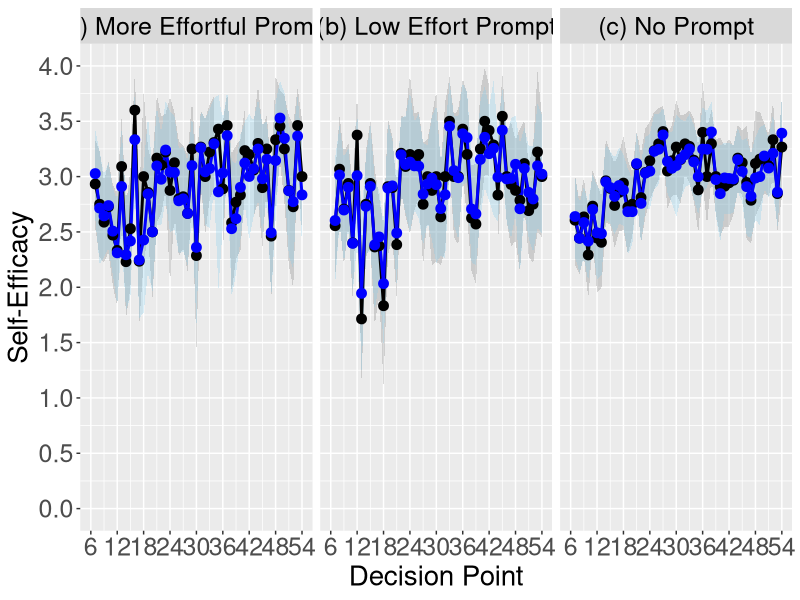

Recreate this plot in R. (Note: this script raises an error after producing the figure.)
rm(list = ls())

library(ggplot2)
library(dplyr)

cc_est_no_prompt_by_dp <- read.csv(file = file.path("analysis-complete-case", "formatted-output", "cc_est_no_prompt_by_dp.csv"))
cc_est_high_effort_prompt_by_dp <- read.csv(file = file.path("analysis-complete-case", "formatted-output", "cc_est_high_effort_prompt_by_dp.csv"))
cc_est_low_effort_prompt_by_dp <- read.csv(file = file.path("analysis-complete-case", "formatted-output", "cc_est_low_effort_prompt_by_dp.csv"))

dat_all_pool_stats_no_prompt_by_dp <- read.csv(file = file.path("analysis-multiple-imputation", "formatted-output", "dat_all_pool_stats_no_prompt_by_dp.csv"))
dat_all_pool_stats_high_effort_prompt_by_dp <- read.csv(file = file.path("analysis-multiple-imputation", "formatted-output", "dat_all_pool_stats_high_effort_prompt_by_dp.csv"))
dat_all_pool_stats_low_effort_prompt_by_dp <- read.csv(file = file.path("analysis-multiple-imputation", "formatted-output", "dat_all_pool_stats_low_effort_prompt_by_dp.csv"))

dat_ppc_no_prompt_by_dp <- read.csv(file = file.path("analysis-multiple-imputation", "formatted-output", "dat_ppc_no_prompt_by_dp.csv"))
dat_ppc_high_effort_prompt_by_dp <- read.csv(file = file.path("analysis-multiple-imputation", "formatted-output", "dat_ppc_high_effort_prompt_by_dp.csv"))
dat_ppc_low_effort_prompt_by_dp <- read.csv(file = file.path("analysis-multiple-imputation", "formatted-output", "dat_ppc_low_effort_prompt_by_dp.csv"))

###############################################################################
# Visualize discrepancy between CC and MI estimates of the mean of the
# proximal outcome at each decision point
###############################################################################

cc_results <- data.frame(where_from = "CC", 
                         decision_point = c(7:54, 7:54, 7:54),
                         what = c(rep("(a) More Effortful Prompt", 48), 
                                  rep("(b) Low Effort Prompt", 48), 
                                  rep("(c) No Prompt", 48)), 
                         est = c(cc_est_high_effort_prompt_by_dp$est, cc_est_low_effort_prompt_by_dp$est, cc_est_no_prompt_by_dp$est), 
                         conf_int_lb = c(cc_est_high_effort_prompt_by_dp$conf_int_lb, cc_est_low_effort_prompt_by_dp$conf_int_lb, cc_est_no_prompt_by_dp$conf_int_lb), 
                         conf_int_ub = c(cc_est_high_effort_prompt_by_dp$conf_int_ub, cc_est_low_effort_prompt_by_dp$conf_int_ub, cc_est_no_prompt_by_dp$conf_int_ub))

mi_results <- data.frame(where_from = "MI", 
                         decision_point = c(7:54, 7:54, 7:54),
                         what = c(rep("(a) More Effortful Prompt", 48), 
                                  rep("(b) Low Effort Prompt", 48), 
                                  rep("(c) No Prompt", 48)), 
                         est = c(dat_all_pool_stats_high_effort_prompt_by_dp$Qbar, dat_all_pool_stats_low_effort_prompt_by_dp$Qbar, dat_all_pool_stats_no_prompt_by_dp$Qbar), 
                         conf_int_lb = c(dat_all_pool_stats_high_effort_prompt_by_dp$conf_int_lb, dat_all_pool_stats_low_effort_prompt_by_dp$conf_int_lb, dat_all_pool_stats_no_prompt_by_dp$conf_int_lb), 
                         conf_int_ub = c(dat_all_pool_stats_high_effort_prompt_by_dp$conf_int_ub, dat_all_pool_stats_low_effort_prompt_by_dp$conf_int_ub, dat_all_pool_stats_no_prompt_by_dp$conf_int_ub))

all_results <- rbind(cc_results, mi_results)

group_colors <- c(CC = "black", MI = "blue")
group_colors_fill <- c(CC = "grey50", MI = "skyblue")

ggplot(all_results, aes(x = decision_point, y = est, ymin = conf_int_lb, ymax = conf_int_ub, color = where_from, fill = where_from)) +
  scale_y_continuous(name = "Self-Efficacy", limits = c(0,4), breaks = seq(0,4,0.5)) +
  scale_x_continuous(name = "Decision Point", limits = c(6,54), breaks = seq(6,54,6)) + 
  theme(axis.text = element_text(size = 18), title = element_text(size = 20), legend.position = "none") +
  scale_color_manual(values=group_colors) +
  scale_fill_manual(values=group_colors_fill) +
  geom_ribbon(alpha = 0.3, color = NA) +
  geom_line(linewidth = 1) + geom_point(size = 3) +
  facet_grid(~ what) +
  theme(strip.text.x = element_text(size = 18, colour = "black", angle = 0)) +
  theme(strip.text.y = element_text(size = 18, colour = "black", angle = 0))

ggsave(filename = file.path("plot-cc-and-mi-together", "time_specific_means_CI90.png"), width = 20, height = 12, units = "in", dpi = 1000)

ggplot(all_results, aes(x = decision_point, y = est, ymin = conf_int_lb, ymax = conf_int_ub, color = where_from, fill = where_from)) +
  scale_y_continuous(name = "Self-Efficacy", limits = c(0,4), breaks = seq(0,4,0.5)) +
  scale_x_continuous(name = "Decision Point", limits = c(6,54), breaks = seq(6,54,6)) + 
  theme(axis.text = element_text(size = 18), title = element_text(size = 20), legend.position = "none") +
  scale_color_manual(values=group_colors) +
  scale_fill_manual(values=group_colors_fill) +
  geom_smooth(linewidth = 1, se = TRUE, span = 0.3, level = 0.90) +
  facet_grid(~ what) +
  theme(strip.text.x = element_text(size = 18, colour = "black", angle = 0)) +
  theme(strip.text.y = element_text(size = 18, colour = "black", angle = 0))

ggsave(filename = file.path("plot-cc-and-mi-together", "time_specific_means_CI90_loess.png"), width = 20, height = 6, units = "in", dpi = 1000)

ppc_results <- data.frame(where_from = "MI", 
                          decision_point = c(7:54, 7:54, 7:54),
                          what = c(rep("(a) More Effortful Prompt", 48), 
                                   rep("(b) Low Effort Prompt", 48), 
                                   rep("(c) No Prompt", 48)), 
                          ppc_est = c(dat_ppc_high_effort_prompt_by_dp$ppc_est, dat_ppc_low_effort_prompt_by_dp$ppc_est, dat_ppc_no_prompt_by_dp$ppc_est),
                          fmi = c(dat_all_pool_stats_high_effort_prompt_by_dp$gamma, dat_all_pool_stats_low_effort_prompt_by_dp$gamma, dat_all_pool_stats_no_prompt_by_dp$gamma))

ggplot(ppc_results, aes(x = decision_point, y = ppc_est)) +
  scale_y_continuous(name = "Posterior Predictive P-Value", limits = c(0,1), breaks = seq(0,1,0.2)) +
  scale_x_continuous(name = "Decision Point", limits = c(6,54), breaks = seq(6,54,6)) + 
  theme(axis.text = element_text(size = 18), title = element_text(size = 20), legend.position = "none") +
  geom_line(linewidth = 1) + geom_point(size = 3) +
  facet_grid(~ what) +
  theme(strip.text.x = element_text(size = 18, colour = "black", angle = 0)) +
  theme(strip.text.y = element_text(size = 18, colour = "black", angle = 0)) +
  geom_hline(yintercept = 0.95, linetype = "dashed", linewidth = 2, colour = "red") +
  geom_hline(yintercept = 0.05, linetype = "dashed", linewidth = 2, colour = "red")

ggsave(filename = file.path("plot-cc-and-mi-together", "ppc_time_specific_means.png"), width = 20, height = 6, units = "in", dpi = 1000)

ggplot(ppc_results, aes(x = decision_point, y = fmi)) +
  scale_y_continuous(name = "Fraction of Missing Information", limits = c(0,1), breaks = seq(0,1,0.2)) +
  scale_x_continuous(name = "Decision Point", limits = c(6,54), breaks = seq(6,54,6)) + 
  theme(axis.text = element_text(size = 18), title = element_text(size = 20), legend.position = "none") +
  geom_line(linewidth = 1) + geom_point(size = 3) +
  facet_grid(~ what) +
  theme(strip.text.x = element_text(size = 18, colour = "black", angle = 0)) +
  theme(strip.text.y = element_text(size = 18, colour = "black", angle = 0)) +
  geom_hline(yintercept = 0.95, linetype = "dashed", linewidth = 2, colour = "red")

ggsave(filename = file.path("plot-cc-and-mi-together", "fmi_time_specific_means.png"), width = 20, height = 6, units = "in", dpi = 1000)

###############################################################################
# What is the discrepancy between CC and MI estimates of the mean of the
# proximal outcome at each decision point?
###############################################################################

merged_est_no_prompt_by_dp <- left_join(x = cc_est_no_prompt_by_dp, y = dat_all_pool_stats_no_prompt_by_dp, by = join_by(decision_point == decision_point))
merged_est_high_effort_prompt_by_dp <- left_join(x = cc_est_high_effort_prompt_by_dp, y = dat_all_pool_stats_high_effort_prompt_by_dp, by = join_by(decision_point == decision_point))
merged_est_low_effort_prompt_by_dp <- left_join(x = cc_est_low_effort_prompt_by_dp, y = dat_all_pool_stats_low_effort_prompt_by_dp, by = join_by(decision_point == decision_point))

merged_est_no_prompt_by_dp <- merged_est_no_prompt_by_dp %>%
  select(decision_point, n_total, n_observed_among_total, n, est, Qbar) %>%
  mutate(discrepancy = est - Qbar)

merged_est_high_effort_prompt_by_dp <- merged_est_high_effort_prompt_by_dp %>%
  select(decision_point, n_total, n_observed_among_total, n, est, Qbar) %>%
  mutate(discrepancy = est - Qbar)

merged_est_low_effort_prompt_by_dp <- merged_est_low_effort_prompt_by_dp %>%
  select(decision_point, n_total, n_observed_among_total, n, est, Qbar) %>%
  mutate(discrepancy = est - Qbar)

all_results <- data.frame(decision_point = c(7:54, 7:54, 7:54),
                          what = c(rep("(a) More Effortful Prompt", 48), 
                          rep("(b) Low Effort Prompt", 48), 
                          rep("(c) No Prompt", 48)), 
                          discrepancy = c(merged_est_high_effort_prompt_by_dp$discrepancy,
                                          merged_est_low_effort_prompt_by_dp$discrepancy,
                                          merged_est_no_prompt_by_dp$discrepancy))

ggplot(all_results, aes(x = decision_point, y = discrepancy)) +
  scale_y_continuous(name = "Discrepancy (CC estimate minus MI estimate)", limits = c(-1,1), breaks = seq(-1,1,0.2)) +
  scale_x_continuous(name = "Decision Point", limits = c(6,54), breaks = seq(6,54,6)) + 
  theme(axis.text = element_text(size = 18), title = element_text(size = 20), legend.position = "none") +
  geom_line(linewidth = 1) + geom_point(size = 3) +
  geom_hline(yintercept = 0, linetype = "dashed", linewidth = 2, colour = "red") +
  facet_grid(~ what) +
  theme(strip.text.x = element_text(size = 18, colour = "black", angle = 0)) +
  theme(strip.text.y = element_text(size = 18, colour = "black", angle = 0))

ggsave(filename = file.path("plot-cc-and-mi-together", "discrepancy_time_specific_means.png"), width = 20, height = 10, units = "in", dpi = 1000)

if(file.exists("plot-cc-and-mi-together/Thumbs.db")){
  file.remove("plot-cc-and-mi-together/Thumbs.db")
}

